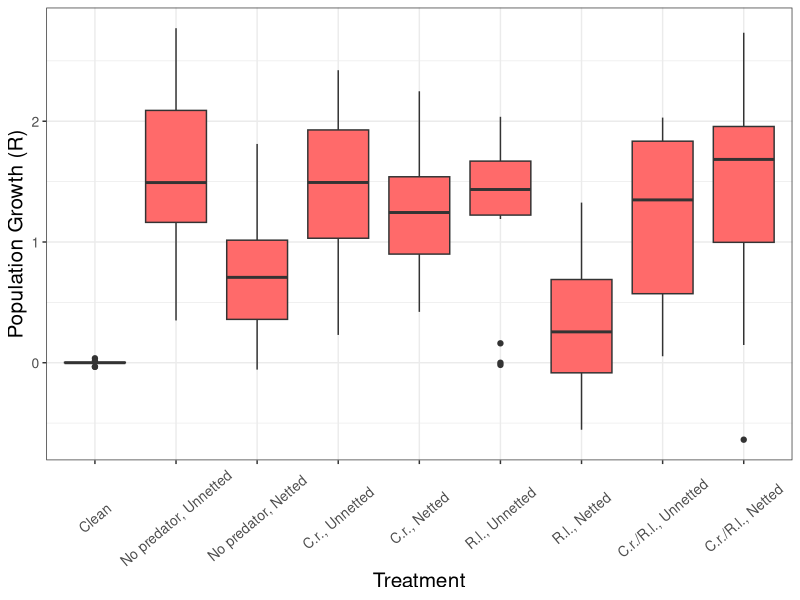
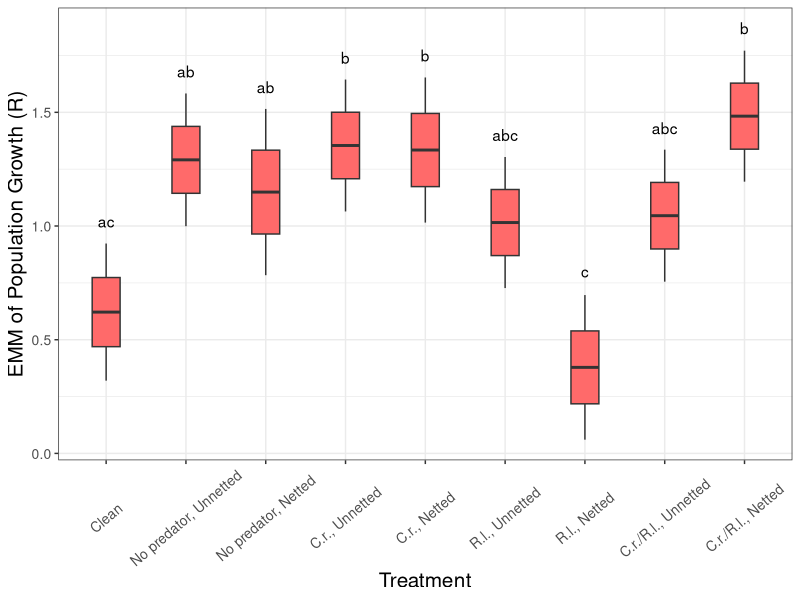
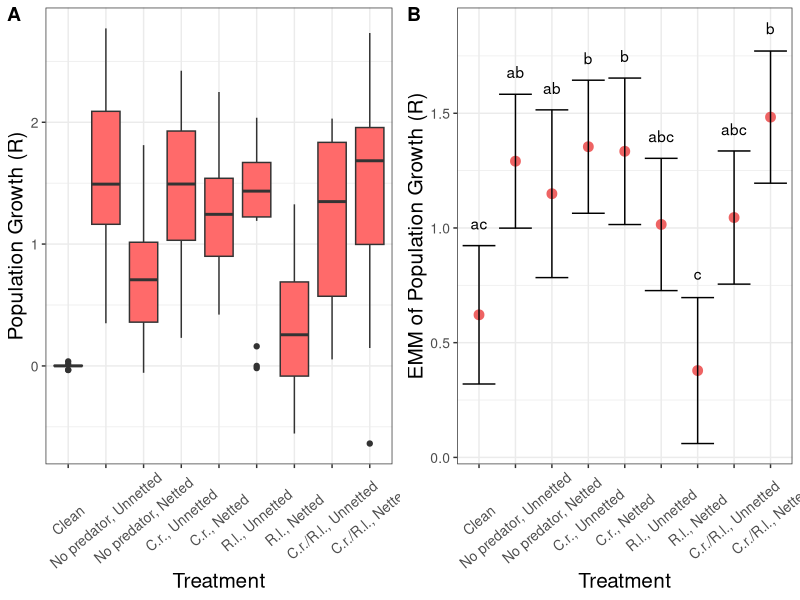
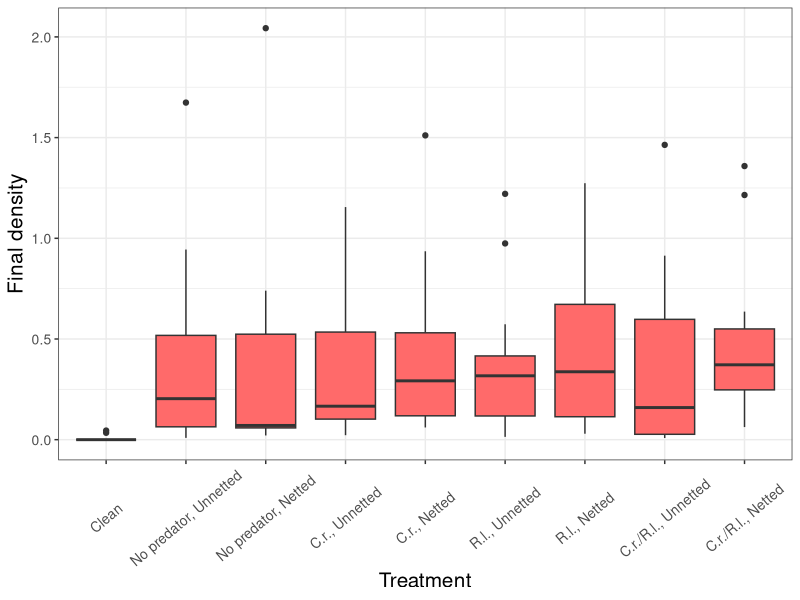
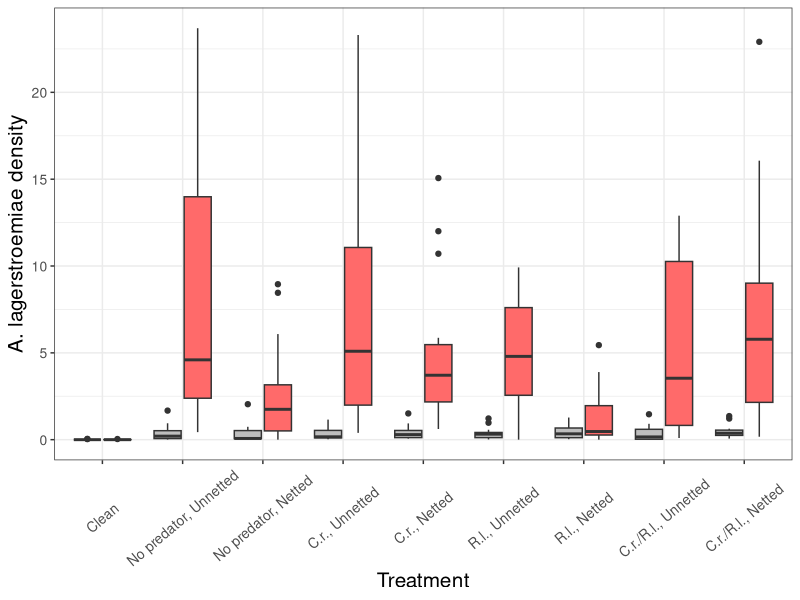
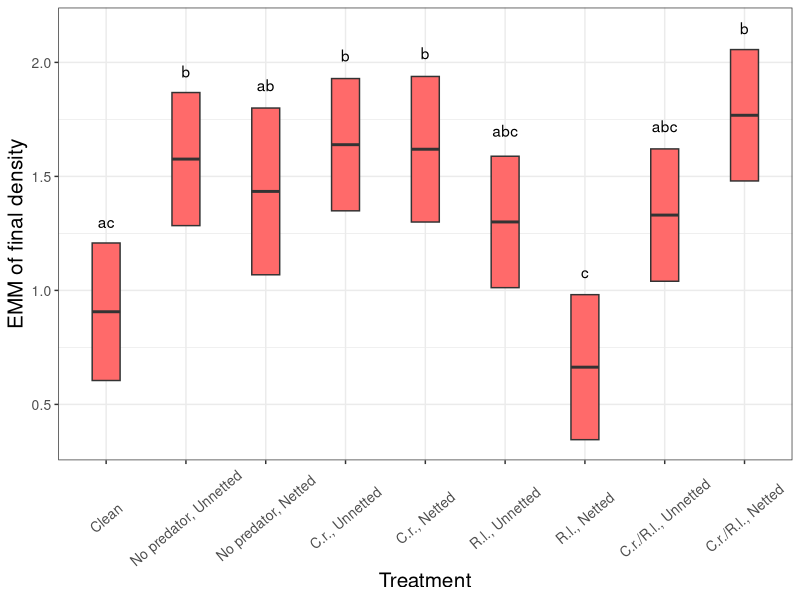
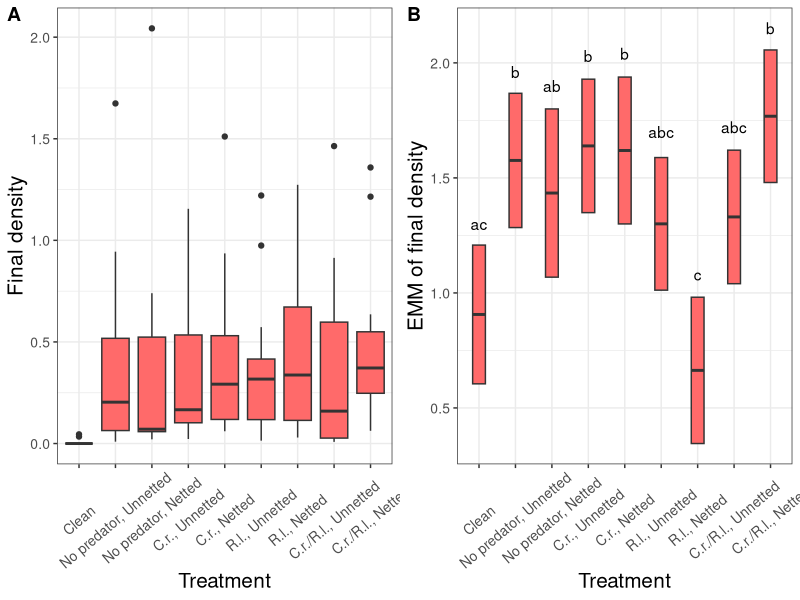
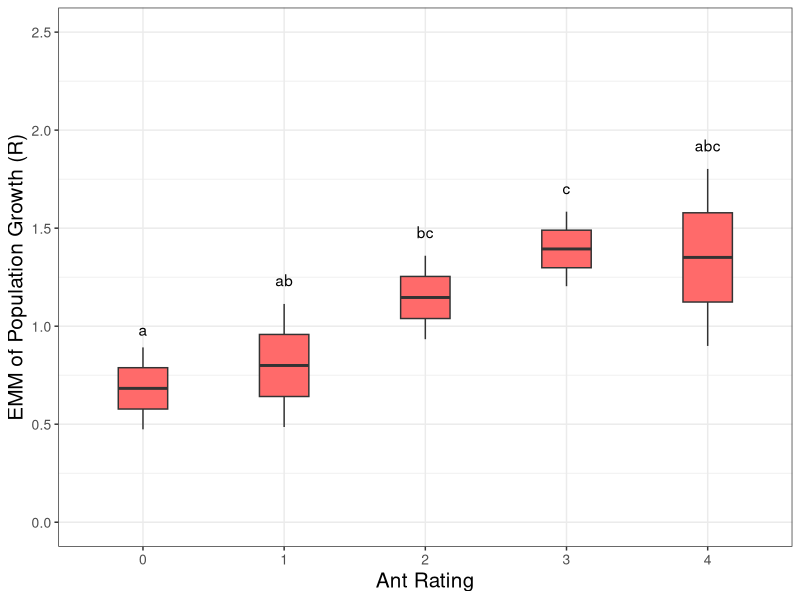

These figures' R source, in order:
#ABC Efficacy Study

library(readr)
library(ggplot2)
all_data<-read.csv("all_data.csv")

#### Population growth 2023 ####

### Analyze via population growth

#Calculate Population Growth
all_data$R<-log(all_data$final_cmbsd+1)-log(all_data$initial_cmbsd+1)
summary(all_data$R)

all_data$R_check<-log( (all_data$final_cmbsd+1)/(all_data$initial_cmbsd+1) )
summary(all_data$R_check)


#create new data frame to reorder treatments
new.map1<-all_data
new.map1$treatment<-as.factor(new.map1$treatment)
new.map1$ant_rating<-as.factor(new.map1$ant_rating)
new.map1$treatment <- factor(new.map1$treatment, c('clean','untreated','untreated_netted','lw','lw_netted','sdb','sdb_netted','both','both_netted'))


#Plot population growth as a function of treatment
raw1<-ggplot(new.map1, mapping=aes(x=treatment, y=R))+
  xlab("Treatment")+
  ylab("Population Growth (R)")+
  geom_boxplot(fill='indianred1')+
  theme_bw()+
  theme(axis.text.x = element_text(angle = 40, vjust = 0.5, hjust=0.5), axis.title=element_text(size=15),axis.text=element_text(size=10))+
  scale_x_discrete(labels=c('Clean', 'No predator, Unnetted', 'No predator, Netted', 'C.r., Unnetted','C.r., Netted','R.l., Unnetted', 'R.l., Netted','C.r./R.l., Unnetted','C.r./R.l., Netted'))
raw1


#Perform statistical analysis
library(car)
Fit1<-lm(R ~ treatment + ant_rating + log(initial_cmbsd+1), data=new.map1)
summary(Fit1)


#Check assumptions
#data normality
#plot(Fit1) 
Res1<-residuals(Fit1)
shapiro.test(Res1) #data is normal

#Homogeneity
leveneTest(R~treatment, data=new.map1) #unequal variance due to low variance in "clean plants"

#perform Anova
Anova(Fit1, type='II')


#Post-hoc
library(emmeans)
em_fit1<-emmeans(Fit1, pairwise~treatment)
em_fit1

### Graphing Year 1 Population Growth

#Convert emmeans output to df
df.year1<-as.data.frame(em_fit1$emmeans)

#reorder treatments
df.year1$treatment<-as.factor(df.year1$treatment)
df.year1$treatment <- factor(df.year1$treatment, c('clean','untreated','untreated_netted','lw','lw_netted','sdb','sdb_netted','both','both_netted'))

# Define variance
min<-df.year1$lower.CL
low<-df.year1$emmean-df.year1$SE
mid<-df.year1$emmean
top<-df.year1$emmean+df.year1$SE
max<-df.year1$upper.CL

# Plot
emmeans1<-ggplot(df.year1, aes(x=treatment, ymin= min, lower = low, middle = mid, upper = top, ymax = max)) +
  geom_boxplot(stat = "identity", width=0.35,fill='indianred1')+
  xlab("Treatment")+
  ylab("EMM of Population Growth (R)")+
  theme_bw()+
  scale_x_discrete(labels=c('Clean', 'No predator, Unnetted', 'No predator, Netted', 'C.r., Unnetted','C.r., Netted','R.l., Unnetted', 'R.l., Netted','C.r./R.l., Unnetted','C.r./R.l., Netted'))+
  theme(plot.title.position = 'plot', plot.title = element_text(hjust = 0.5, size=13))+
  theme(axis.text.x = element_text(angle = 40, vjust = 0.5, hjust=0.5),axis.title=element_text(size=15),axis.text=element_text(size=10))+
  annotate("text", x=1, y=1.02, label= "ac")+
  annotate("text", x=2, y=1.680, label= "ab")+
  annotate("text", x=3, y=1.61, label= "ab")+
  annotate("text", x=4, y=1.740, label= "b")+
  annotate("text", x=5, y=1.75, label= "b")+
  annotate("text", x=6, y=1.40, label= "abc")+
  annotate("text", x=7, y=0.80, label= "c")+
  annotate("text", x=8, y=1.43, label= "abc")+
  annotate("text", x=9, y=1.87, label= "b")
emmeans1

#above plot accounts for SE as boxplots, remove boxes
emmeans1<-ggplot(df.year1, aes(x=treatment, y=emmean))+
  geom_point(size=3, color="indianred2")+
  geom_errorbar(aes(ymin=min, ymax=max), color="black")+
  xlab("Treatment")+
  ylab("EMM of Population Growth (R)")+
  theme_bw()+
  scale_x_discrete(labels=c('Clean', 'No predator, Unnetted', 'No predator, Netted', 'C.r., Unnetted','C.r., Netted','R.l., Unnetted', 'R.l., Netted','C.r./R.l., Unnetted','C.r./R.l., Netted'))+
  theme(plot.title.position = 'plot', plot.title = element_text(hjust = 0.5, size=13))+
  theme(axis.text.x = element_text(angle = 40, vjust = 0.5, hjust=0.5),axis.title=element_text(size=15),axis.text=element_text(size=10))+
  annotate("text", x=1, y=1.02, label= "ac")+
  annotate("text", x=2, y=1.680, label= "ab")+
  annotate("text", x=3, y=1.61, label= "ab")+
  annotate("text", x=4, y=1.740, label= "b")+
  annotate("text", x=5, y=1.75, label= "b")+
  annotate("text", x=6, y=1.40, label= "abc")+
  annotate("text", x=7, y=0.80, label= "c")+
  annotate("text", x=8, y=1.43, label= "abc")+
  annotate("text", x=9, y=1.87, label= "b")


#Combine raw population growth and emmeans population growth
library(ggpubr)
year1 <- ggarrange(raw1, emmeans1,
                   labels = c("A", "B"),
                   ncol = 2, nrow = 1)
year1


#### Final densities 2023 ####

#Plot population growth as a function of treatment
raw_dens1<-ggplot(new.map1, mapping=aes(x=treatment, y=initial_cmbsd))+
  xlab("Treatment")+
  ylab("Final density")+
  geom_boxplot(fill='indianred1')+
  theme_bw()+
  theme(axis.text.x = element_text(angle = 40, vjust = 0.5, hjust=0.5),axis.title=element_text(size=15), axis.text=element_text(size=10))+
  scale_x_discrete(labels=c('Clean', 'No predator, Unnetted', 'No predator, Netted', 'C.r., Unnetted','C.r., Netted','R.l., Unnetted', 'R.l., Netted','C.r./R.l., Unnetted','C.r./R.l., Netted'))
raw_dens1

#Graph initial and final densities
library(readr)
library(ggplot2)

year1_density_tp <- read_csv("year1_density_tp.csv")
year1_density_tp$timepoint <- factor(year1_density_tp$timepoint, c("initial","final"))

year1_density_tp$treatment<-as.factor(year1_density_tp$treatment)
year1_density_tp$treatment <- factor(year1_density_tp$treatment, c('clean','untreated','untreated_netted','lw','lw_netted','sdb','sdb_netted','both','both_netted'))


ggplot(year1_density_tp, aes(x=treatment, y=density, fill=timepoint)) + 
  scale_fill_manual(values=c("gray","indianred1"))+
  xlab("Treatment")+
  ylab("A. lagerstroemiae density")+
  geom_boxplot()+
  theme_bw()+
  scale_x_discrete(labels=c('Clean', 'No predator, Unnetted', 'No predator, Netted', 'C.r., Unnetted','C.r., Netted','R.l., Unnetted', 'R.l., Netted','C.r./R.l., Unnetted','C.r./R.l., Netted'))+
  theme(axis.text.x = element_text(angle = 40, vjust = 0.5, hjust=0.5), legend.position="none", axis.title=element_text(size=15),axis.text=element_text(size=10))


#Perform statistical analysis
library(car)
lm_dens1<- lm(log(final_cmbsd+1)~ treatment + ant_rating + log(initial_cmbsd+1), data=new.map1)
summary(lm_dens1)

#Check assumptions
#data normality
#plot(lm_dens1) 
Res_dens1<-residuals(lm_dens1)
shapiro.test(Res_dens1) #data is normal

#Homogeneity
leveneTest(log(final_cmbsd+1)~treatment, data=new.map1) #unequal variance due to low variance in "clean plants"

#perform Anova
Anova(lm_dens1, type='II')


#Post-hoc
em_dens1<-emmeans(lm_dens1, pairwise~treatment)
em_dens1

### Graphing Year 1 Final Densities

#Convert emmeans output to df
dens.year1<-as.data.frame(em_dens1$emmeans)

#reorder treatments
dens.year1$treatment<-as.factor(dens.year1$treatment)
dens.year1$treatment <- factor(dens.year1$treatment, c('clean','untreated','untreated_netted','lw','lw_netted','sdb','sdb_netted','both','both_netted'))

# Define variance
min<-dens.year1$emmean-dens.year1$SE
low<-dens.year1$lower.CL
mid<-dens.year1$emmean
top<-dens.year1$upper.CL
max<-dens.year1$emmean+dens.year1$SE

# Plot
emmeans_dens1<-ggplot(dens.year1, aes(x=treatment, ymin= min, lower = low, middle = mid, upper = top, ymax = max)) +
  geom_boxplot(stat = "identity", width=0.35,fill='indianred1')+
  xlab("Treatment")+
  ylab("EMM of final density")+
  theme_bw()+
  scale_x_discrete(labels=c('Clean', 'No predator, Unnetted', 'No predator, Netted', 'C.r., Unnetted','C.r., Netted','R.l., Unnetted', 'R.l., Netted','C.r./R.l., Unnetted','C.r./R.l., Netted'))+
  theme(plot.title.position = 'plot', plot.title = element_text(hjust = 0.5, size=13),axis.title=element_text(size=15), axis.text=element_text(size=10))+
  theme(axis.text.x = element_text(angle = 40, vjust = 0.5, hjust=0.5))+
  annotate("text", x=1, y=1.30, label= "ac")+
  annotate("text", x=2, y=1.960, label= "b")+
  annotate("text", x=3, y=1.90, label= "ab")+
  annotate("text", x=4, y=2.03, label= "b")+
  annotate("text", x=5, y=2.04, label= "b")+
  annotate("text", x=6, y=1.70, label= "abc")+
  annotate("text", x=7, y=1.08, label= "c")+
  annotate("text", x=8, y=1.72, label= "abc")+
  annotate("text", x=9, y=2.15, label= "b")
emmeans_dens1

#Combine raw population growth and emmeans population growth
library(ggpubr)
year1_dens <- ggarrange(raw_dens1, emmeans_dens1,
                        labels = c("A", "B"),
                        ncol = 2, nrow = 1)
year1_dens


#### Ant tending 2023 ####

#Statistical analysis
Anova(Fit1, type='II') 
summary(Fit1)

em.ant1<-emmeans(Fit1, pairwise~ant_rating)
em.ant1

#graph emmeans ant rating for year 1

df.ant1<-as.data.frame(em.ant1$emmeans)

# Define variance
low<-df.ant1$emmean-df.ant1$SE
min<-df.ant1$lower.CL
mid<-df.ant1$emmean
max<-df.ant1$upper.CL
top<-df.ant1$emmean+df.ant1$SE

df.ant1$ant_rating<-as.factor(df.ant1$ant_rating)

em_ant_graph1<-ggplot(df.ant1, aes(x=ant_rating, ymin= min, lower = low, middle = mid, upper = top, ymax = max)) +
  geom_boxplot(stat = "identity", width=0.35,fill='indianred1')+
  xlab("Ant Rating")+
  ylab("EMM of Population Growth (R)")+
  theme_bw()+
  theme(axis.title=element_text(size=15),axis.text=element_text(size=10))+
  ylim(0.0,2.5)+
  annotate("text", x=1, y=.982, label= "a")+
  annotate("text", x=2, y=1.234, label= "ab")+
  annotate("text", x=3, y=1.479, label= "bc")+
  annotate("text", x=4, y=1.704, label= "c")+
  annotate("text", x=5, y=1.922, label= "abc")
em_ant_graph1

#above plot accounts for SE as boxplots, remove boxes
em_ant_graph1<-ggplot(df.ant1, aes(x=ant_rating, y=emmean))+
  geom_point(size=3, color="indianred2")+
  geom_errorbar(aes(ymin=min, ymax=max), color="black")+
  xlab("Ant Rating")+
  ylab("EMM of Population Growth (R)")+
  theme_bw()+
  theme(plot.title.position = 'plot', plot.title = element_text(hjust = 0.5, size=13), axis.title=element_text(size=15), axis.text=element_text(size=12))+
  annotate("text", x=1, y=.982, label= "a")+
  annotate("text", x=2, y=1.234, label= "ab")+
  annotate("text", x=3, y=1.479, label= "bc")+
  annotate("text", x=4, y=1.704, label= "c")+
  annotate("text", x=5, y=1.922, label= "abc")
em_ant_graph1


### 2024 ###

library(readr)
all_data_2024 <- read_csv("all_data_2024.csv")

# Calculate final and initial densities

all_data_2024$initial_cmbsd<-all_data_2024$initial_cmbs/all_data_2024$twig_length
all_data_2024$final_cmbsd<-all_data_2024$final_cmbs/all_data_2024$twig_length

#calculate population growth
all_data_2024$R<-log(all_data_2024$final_cmbsd+1)-log(all_data_2024$initial_cmbsd+1)

# Create new data frame to restructure data
new.map2<-all_data_2024
new.map2$treatment<-as.factor(new.map2$treatment)
new.map2$final_antrating<-as.factor(new.map2$final_antrating)
new.map2$treatment <- factor(new.map2$treatment, c('clean','untreated','untreated_netted','lw_10','lw_netted_10','lw_20','lw_netted_20','lw_30','lw_netted_30','sdb','sdb_netted'))

#### Population growth 2024 ####

raw2<-ggplot(new.map2, mapping=aes(x=treatment,y=R))+
  geom_boxplot()+
  geom_boxplot(fill='indianred1')+
  xlab("Treatment")+
  ylab("Population Growth (R)")+
  theme_bw()+
  scale_x_discrete(labels=c('Clean','No predator', 'No predator/netted', 'C.r. x 10', 'C.r. x 10/netted','C.r. x 20','C.r. x 20/netted','C.r. x 30','C.r. x 30/netted','R.l.','R.l./netted'))+
  theme(plot.title.position = 'plot', plot.title = element_text(hjust = 0.5, size=13))+
  theme(axis.text.x = element_text(angle = 40, vjust = 0.6, hjust=0.5), axis.title=element_text(size=15),axis.text=element_text(size=10))
raw2

#Fit model
library(car)
Fit2<-lm(R~treatment + final_antrating + log(initial_cmbsd+1), data=new.map2)
summary(Fit2)

#Check Assumptions
#data normality
#plot(Fit2) #data is normal
Res2<-residuals(Fit2)
shapiro.test(Res2)
# homogeneity
leveneTest(R~treatment, data=new.map2) #unequal variance

#Perform Anova
Anova(Fit2, type='II')

#Post-hoc analysis
em_fit2<-emmeans(Fit2, pairwise~treatment)
em_fit2

df.year2<-as.data.frame(em_fit2$emmeans)


# Define variance
low<-df.year2$emmean-df.year2$SE
min<-df.year2$lower.CL
mid<-df.year2$emmean
max<-df.year2$upper.CL
top<-df.year2$emmean+df.year2$SE

df.year2$treatment<-as.factor(df.year2$treatment)
df.year2$treatment <- factor(df.year2$treatment, c('clean','untreated','untreated_netted','lw_10','lw_netted_10','lw_20','lw_netted_20','lw_30','lw_netted_30','sdb','sdb_netted'))

emmeans2<-ggplot(df.year2, aes(x=treatment, ymin= min, lower = low, middle = mid, upper = top, ymax = max)) +
  geom_boxplot(stat = "identity", width=0.35,fill='indianred1')+
  xlab("Treatment")+
  ylab("EMM of Population Growth (R)")+
  theme_bw()+
  scale_x_discrete(labels=c('Clean','No predator, Unnetted', 'No predator, Netted', 'C.r. x 10, Unnetted', 'C.r. x 10, Netted','C.r. x 20, Unnetted','C.r. x 20, Netted','C.r. x 30, Unnetted','C.r. x 30, Netted','R.l., Unnetted','R.l., Netted'))+
  theme(plot.title.position = 'plot', plot.title = element_text(hjust = 0.5, size=13))+
  theme(axis.text.x = element_text(angle = 40, vjust = 0.6, hjust=0.6),axis.title=element_text(size=15),axis.text=element_text(size=10))+
  annotate("text", x=1, y=1.13, label= "a")+
  annotate("text", x=2, y=2.112, label= "ab")+
  annotate("text", x=3, y=2.3, label= "b")+
  annotate("text", x=4, y=2.0, label= "ab")+
  annotate("text", x=5, y=1.76, label= "ab")+
  annotate("text", x=6, y=1.76, label= "ab")+
  annotate("text", x=7, y=1.78, label= "ab")+
  annotate("text", x=8, y=1.87, label= "ab")+
  annotate("text", x=9, y=1.52, label= "ab")+
  annotate("text", x=10, y=2.082, label= "ab")+
  annotate("text", x=11, y=0.88, label= "a")
emmeans2

emmeans2<-ggplot(df.year2, aes(x=treatment, y=emmean))+
  geom_point(size=3, color="indianred2")+
  geom_errorbar(aes(ymin=min, ymax=max), color="black")+
  xlab("Treatment")+
  ylab("EMM of Population Growth (R)")+
  theme_bw()+
  scale_x_discrete(labels=c('Clean','No predator, Unnetted', 'No predator, Netted', 'C.r. x 10, Unnetted', 'C.r. x 10, Netted','C.r. x 20, Unnetted','C.r. x 20, Netted','C.r. x 30, Unnetted','C.r. x 30, Netted','R.l., Unnetted','R.l., Netted'))+
  theme(plot.title.position = 'plot', plot.title = element_text(hjust = 0.5, size=13))+
  theme(axis.text.x = element_text(angle = 40, vjust = 0.6, hjust=0.6),axis.title=element_text(size=15),axis.text=element_text(size=10))+
  annotate("text", x=1, y=1.13, label= "a")+
  annotate("text", x=2, y=2.112, label= "ab")+
  annotate("text", x=3, y=2.3, label= "b")+
  annotate("text", x=4, y=2.0, label= "ab")+
  annotate("text", x=5, y=1.76, label= "ab")+
  annotate("text", x=6, y=1.76, label= "ab")+
  annotate("text", x=7, y=1.78, label= "ab")+
  annotate("text", x=8, y=1.87, label= "ab")+
  annotate("text", x=9, y=1.52, label= "ab")+
  annotate("text", x=10, y=2.082, label= "ab")+
  annotate("text", x=11, y=0.88, label= "a")
emmeans2


library(ggpubr)
year2 <- ggarrange(raw2, emmeans2,
                   labels = c("A", "B"),
                   ncol = 2, nrow = 1)
year2

#### Final densities 2024 ####

#Plot population growth as a function of treatment
raw_dens2<-ggplot(new.map2, mapping=aes(x=treatment, y=initial_cmbsd))+
  xlab("Treatment")+
  ylab("Final density")+
  geom_boxplot(fill='indianred1')+
  theme_bw()+
  theme(axis.text.x = element_text(angle = 40, vjust = 0.5, hjust=0.5),axis.title=element_text(size=15), axis.text=element_text(size=10))+
  scale_x_discrete(labels=c('Clean','No predator, Unnetted', 'No predator, Netted', 'C.r. x 10, Unnetted', 'C.r. x 10, Netted','C.r. x 20, Unnetted','C.r. x 20, Netted','C.r. x 30, Unnetted','C.r. x 30, Netted','R.l., Unnetted','R.l., Netted'))
raw_dens2

#Graphing initial and final densities
library(readr)
library(ggplot2)

year2_density_tp <- read_csv("year2_density_tp.csv")
year2_density_tp$timepoint <- factor(year2_density_tp$timepoint, c("initial","final"))

year2_density_tp$treatment<-as.factor(year2_density_tp$treatment)
year2_density_tp$treatment <- factor(year2_density_tp$treatment, c('clean','untreated','untreated_netted','lw_10','lw_netted_10','lw_20','lw_netted_20','lw_30','lw_netted_30','sdb','sdb_netted'))


ggplot(year2_density_tp, aes(x=treatment, y=density, fill=timepoint)) + 
  scale_fill_manual(values=c("gray","indianred1"))+
  xlab("Treatment")+
  ylab("A. lagerstroemiae density")+
  geom_boxplot()+
  theme_bw()+
  scale_x_discrete(labels=c('Clean','No predator, Unnetted', 'No predator, Netted', 'C.r. x 10, Unnetted', 'C.r. x 10, Netted','C.r. x 20, Unnetted','C.r. x 20, Netted','C.r. x 30, Unnetted','C.r. x 30, Netted','R.l., Unnetted','R.l., Netted'))+
  theme(axis.text.x = element_text(angle = 40, vjust = 0.5, hjust=0.5), legend.position="none",axis.title=element_text(size=15),axis.text=element_text(size=10) )


#Perform statistical analysis
library(car)
lm_dens2<- lm(log(final_cmbsd+1)~ treatment + final_antrating+ log(initial_cmbsd+1), data=new.map2)
summary(lm_dens2)

#Check assumptions
#data normality
#plot(lm_dens2) 
Res_dens2<-residuals(lm_dens2)
shapiro.test(Res_dens2) #data is normal

#Homogeneity
leveneTest(log(final_cmbsd+1)~treatment, data=new.map2) #unequal variance due to low variance in "clean plants"

#perform Anova
Anova(lm_dens2, type='II')


#Post-hoc
em_dens2<-emmeans(lm_dens2, pairwise~treatment)
em_dens2

### Graphing Year 1 Final Densities

#Convert emmeans output to df
dens.year2<-as.data.frame(em_dens2$emmeans)

#reorder treatments
dens.year2$treatment<-as.factor(dens.year2$treatment)
dens.year2$treatment <- factor(dens.year2$treatment, c('clean','untreated','untreated_netted','lw_10','lw_netted_10','lw_20','lw_netted_20','lw_30','lw_netted_30','sdb','sdb_netted'))

# Define variance
min<-dens.year2$emmean-dens.year2$SE
low<-dens.year2$lower.CL
mid<-dens.year2$emmean
top<-dens.year2$upper.CL
max<-dens.year2$emmean+dens.year2$SE

# Plot
emmeans_dens2<-ggplot(dens.year2, aes(x=treatment, ymin= min, lower = low, middle = mid, upper = top, ymax = max)) +
  geom_boxplot(stat = "identity", width=0.35,fill='indianred1')+
  xlab("Treatment")+
  ylab("EMM of final density")+
  theme_bw()+
  scale_x_discrete(labels=c('Clean','No predator, Unnetted', 'No predator, Netted', 'C.r. x 10, Unnetted', 'C.r. x 10, Netted','C.r. x 20, Unnetted','C.r. x 20, Netted','C.r. x 30, Unnetted','C.r. x 30, Netted','R.l., Unnetted','R.l., Netted'))+
  theme(plot.title.position = 'plot', plot.title = element_text(hjust = 0.5, size=13), axis.title=element_text(size=15), axis.text=element_text(size=10))+
  theme(axis.text.x = element_text(angle = 40, vjust = 0.5, hjust=0.5))+
  annotate("text", x=1, y=1.53, label= "a")+
  annotate("text", x=2, y=2.5, label= "ab")+
  annotate("text", x=3, y=2.7, label= "b")+
  annotate("text", x=4, y=2.4, label= "ab")+
  annotate("text", x=5, y=2.16, label= "ab")+
  annotate("text", x=6, y=2.16, label= "ab")+
  annotate("text", x=7, y=2.18, label= "ab")+
  annotate("text", x=8, y=2.27, label= "ab")+
  annotate("text", x=9, y=1.92, label= "ab")+
  annotate("text", x=10, y=2.48, label= "ab")+
  annotate("text", x=11, y=1.28, label= "a")
emmeans_dens2

#Combine raw population growth and emmeans population growth
library(ggpubr)
year2_dens <- ggarrange(raw_dens2, emmeans_dens2,
                        labels = c("A", "B"),
                        ncol = 2, nrow = 1)
year2_dens

#### Ant tending 2024 ####

#Statistical analysis
Anova(Fit2, type='II') 
summary(Fit2)

em.ant2<-emmeans(Fit2, pairwise~final_antrating)
em.ant2

#graph emmeans ant rating for year 2

df.ant2<-as.data.frame(em.ant2$emmeans)

# Define variance
low2<-df.ant2$emmean-df.ant2$SE
min2<-df.ant2$lower.CL
mid2<-df.ant2$emmean
max2<-df.ant2$upper.CL
top2<-df.ant2$emmean+df.ant1$SE

df.ant2$final_antrating<-as.factor(df.ant2$final_antrating)

em_ant_graph2<-ggplot(df.ant2, aes(x=final_antrating, ymin= min2, lower = low2, middle = mid2, upper = top2, ymax = max2)) +
  geom_boxplot(stat = "identity", width=0.35,fill='indianred1')+
  xlab("Ant Rating")+
  ylab("EMM of Population Growth (R)")+
  theme_bw()+
  theme(axis.title=element_text(size=15), axis.text=element_text(size=10))+
  ylim(0.0,2.5)+
  annotate("text",x=1, y=0.889, label='a')+
  annotate("text",x=2, y=1.083, label='a')+
  annotate("text",x=3, y=1.452, label='a')+
  annotate("text",x=4, y=2.317, label='b')+
  annotate("text",x=5, y=2.204, label='ab')
em_ant_graph2

em_ant_graph2<-ggplot(df.ant2, aes(x=final_antrating, y=emmean))+
  geom_point(size=3, color="indianred2")+
  geom_errorbar(aes(ymin=min2, ymax=max2), color="black")+
  xlab("Ant Rating")+
  ylab("EMM of Population Growth (R)")+
  theme_bw()+
  theme(plot.title.position = 'plot', plot.title = element_text(hjust = 0.5, size=13), axis.title=element_text(size=15), axis.text=element_text(size=12))+
  annotate("text",x=1, y=0.889, label='a')+
  annotate("text",x=2, y=1.083, label='a')+
  annotate("text",x=3, y=1.452, label='a')+
  annotate("text",x=4, y=2.317, label='b')+
  annotate("text",x=5, y=2.204, label='ab')
em_ant_graph2




#### ABC Retention ####

#create graph
#Year One

ret_year1<-ggplot(new.map1, mapping=aes(treatment, abc_retention))+
  geom_boxplot(fill='indianred1')+
  geom_point()+
  ylab("Predator Recovery")+
  xlab("Treatment")+
  theme_bw()+
  scale_x_discrete(labels=c('Clean', 'No predator, Unnetted', 'No predator, Netted', 'C.r., Unnetted','C.r., Netted','R.l., Unnetted', 'R.l., Netted','C.r./R.l., Unnetted','C.r./R.l., Netted'))+
  theme(axis.text.x = element_text(angle = 45, vjust = 0.6, hjust=0.6),
        plot.margin=margin(t=15, b=15, l=15, r=5), axis.title=element_text(size=15), axis.text=element_text(size=10)) +
  annotate("text", x=1, y=3, label= "2023")

ret_year1


#Year Two

ret_year2<-ggplot(new.map2, mapping=aes(treatment, predator_retention))+
  geom_boxplot(fill='indianred1')+
  geom_point()+
  xlab("Treatment")+
  scale_x_discrete(labels=c('Clean','No predator, Unnetted', 'No predator, Netted', 'C.r. x 10, Unnetted', 'C.r. x 10, Netted','C.r. x 20, Unnetted','C.r. x 20, Netted','C.r. x 30, Unnetted','C.r. x 30, Netted','R.l., Unnetted','R.l., Netted'))+
  theme_bw()+
  theme(axis.text.x = element_text(angle = 45, vjust = 0.6, hjust=0.5),
        plot.margin=margin(t=15, b=15, l=15, r=15), axis.title.y=element_blank(), axis.title=element_text(size=15), axis.text=element_text(size=10))+
  annotate("text", x=1.2, y=3, label= "2024")
ret_year2



#combine the two plots
library(ggpubr)
figure <- ggarrange(ret_year1, ret_year2,
                    labels = c("A", "B"),
                    ncol = 2, nrow = 1)
figure
